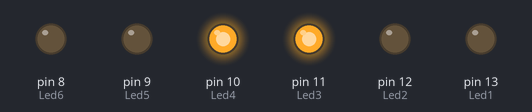
The sketch below on a simulated Arduino Uno, built with avr-gcc and run on an emulated ATmega328P. On the bench: output pins drawn as LEDs (lit = HIGH).

Above: at 1.9 s.
At 6.4 s:
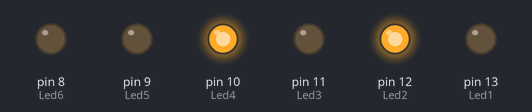
At 11.4 s:
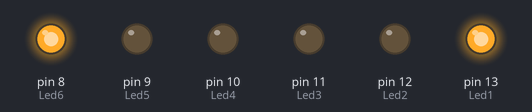
At 16.4 s:
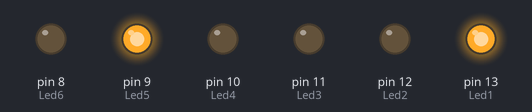
Timing chart, 0 to 26.0 s (numbered marks = the images above):
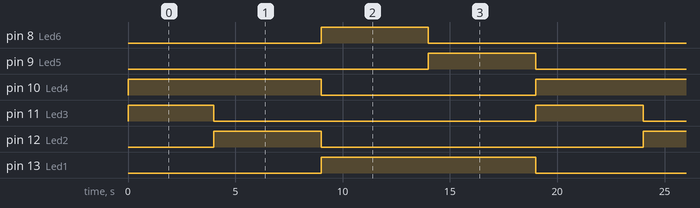

Measured:
- by itself, pin 8 (Led6), pin 9 (Led5), pin 11 (Led3), pin 12 (Led2): alternates HIGH for 5.0 s and LOW for 15.0 s
- by itself, pin 10 (Led4), pin 13 (Led1): alternates HIGH for 10.0 s and LOW for 10.0 s
- by itself, everything shown: repeats every 20.0 s, in 4 steps

The sketch:

TP3_E3_Tudo.ino
```cpp
/////////////////////////////////////////////////
// Ficha Prática 3 Timers - Exercícios:
/////////////////////////////////////////////////

/////////////////////////////////////////////////
// Eduardo Miguel Moreira Junqueira nº30241 ERSC
/////////////////////////////////////////////////

/////////////////////////////////////////////////
// 2-Exercícios-Ex3 https://www.tinkercad.com/things/eBVgjaalExi/editel?sharecode=BIcpQI7pW0gX0q8JKVbl-_G_sKz8ko5_JknXSqpfSew
/////////////////////////////////////////////////

//////////////////////////////////////////////////////////////////////////////
// Ex3:Tudo
//////////////////////////////////////////////////////////////////////////////


//////////////////////////////////////////////////////////////////
// Define I/0 Ports
//////////////////////////////////////////////////////////////////

// Semáforo 1 - Esquerda
#define Led1 13  // Semáforo 1 - Vermelho
#define Led2 12  // Semáforo 1 - Amarelo
#define Led3 11  // Semáforo 1 - Verde

// Semáforo 2 - Direita
#define Led4 10  // Semáforo 2 - Vermelho
#define Led5 9   // Semáforo 2 - Amarelo
#define Led6 8   // Semáforo 2 - Verde

int state = 0;  // Estado atual da FSM (Máquina de Estados Finitos)
int timerCounter = 0;  // Contador de tempo para mudar os estados

//////////////////////////////////////////////////////////////////
//Função para configurar os LEDs (Semáforos)
//////////////////////////////////////////////////////////////////

void setupLights() {
    pinMode(Led1, OUTPUT);  // Semáforo 1 - Vermelho
    pinMode(Led2, OUTPUT);  // Semáforo 1 - Amarelo
    pinMode(Led3, OUTPUT);  // Semáforo 1 - Verde

    pinMode(Led4, OUTPUT);  // Semáforo 2 - Vermelho
    pinMode(Led5, OUTPUT);  // Semáforo 2 - Amarelo
    pinMode(Led6, OUTPUT);  // Semáforo 2 - Verde

    // Inicializar os semáforos para o estado inicial
    digitalWrite(Led1, LOW);  // Semáforo 1 - Vermelho
    digitalWrite(Led2, LOW);  // Semáforo 1 - Amarelo
    digitalWrite(Led3, LOW);  // Semáforo 1 - Verde

    digitalWrite(Led4, LOW);  // Semáforo 2 - Vermelho
    digitalWrite(Led5, LOW);  // Semáforo 2 - Amarelo
    digitalWrite(Led6, LOW);  // Semáforo 2 - Verde
}

//////////////////////////////////////////////////////////////////
// Configuração do Timer 1
//////////////////////////////////////////////////////////////////

void initTimer1Int()
{
    noInterrupts();               // Desativa interrupções globais

    TCCR1A = 0;                   // Modo Normal
    TCCR1B = 0;                   // Limpar o registo
    TCCR1B |= (1 << WGM12);       // CTC Mode (Clear Timer on Compare Match)
    TCCR1B |= (1 << CS12) | (1 << CS10);  // Prescaler de 1024

    OCR1A = 15625 - 1;            // Interrupção a cada 1 segundo (16MHz/1024)

    TIMSK1 |= (1 << OCIE1A);      // Habilita interrupção de comparação do Timer 1
    interrupts();                 // Ativa interrupções globais
}

//////////////////////////////////////////////////////////////////
// Rotina de Interrupção (ISR) para o Timer 1
//////////////////////////////////////////////////////////////////

ISR(TIMER1_COMPA_vect)
{
    timerCounter++;  // Incrementa o contador de tempo a cada 1 segundo

    if (timerCounter >= 5) {
        state++;  // Muda de estado a cada 5 segundos
        if (state > 3) {
            state = 0;  // Volta ao estado inicial após o último estado
        }
        timerCounter = 0;  // Reinicia o contador de tempo
    }

    // Atualiza os semáforos conforme o estado
    updateLights();
}

//////////////////////////////////////////////////////////////////
// Função para atualizar os semáforos conforme o estado
//////////////////////////////////////////////////////////////////

void updateLights()
{
    switch (state)
    {
        case 0:  // Semáforo 1 Verde (4s) e Semáforo 2 Vermelho
            digitalWrite(Led1, LOW);   // Semáforo 1 - Vermelho
            digitalWrite(Led2, LOW);   // Semáforo 1 - Amarelo
            digitalWrite(Led3, HIGH);  // Semáforo 1 - Verde

            digitalWrite(Led4, HIGH);  // Semáforo 2 - Vermelho
            digitalWrite(Led5, LOW);   // Semáforo 2 - Amarelo
            digitalWrite(Led6, LOW);   // Semáforo 2 - Verde
            break;

        case 1:  // Semáforo 1 Amarelo (1s) e Semáforo 2 Vermelho
            digitalWrite(Led1, LOW);   // Semáforo 1 - Vermelho
            digitalWrite(Led2, HIGH);  // Semáforo 1 - Amarelo
            digitalWrite(Led3, LOW);   // Semáforo 1 - Verde

            digitalWrite(Led4, HIGH);  // Semáforo 2 - Vermelho
            digitalWrite(Led5, LOW);   // Semáforo 2 - Amarelo
            digitalWrite(Led6, LOW);   // Semáforo 2 - Verde
            break;

        case 2:  // Semáforo 1 Vermelho (4s) e Semáforo 2 Verde
            digitalWrite(Led1, HIGH);  // Semáforo 1 - Vermelho
            digitalWrite(Led2, LOW);   // Semáforo 1 - Amarelo
            digitalWrite(Led3, LOW);   // Semáforo 1 - Verde

            digitalWrite(Led4, LOW);   // Semáforo 2 - Vermelho
            digitalWrite(Led5, LOW);   // Semáforo 2 - Amarelo
            digitalWrite(Led6, HIGH);  // Semáforo 2 - Verde
            break;

        case 3:  // Semáforo 1 Vermelho (1s) e Semáforo 2 Amarelo
            digitalWrite(Led1, HIGH);  // Semáforo 1 - Vermelho
            digitalWrite(Led2, LOW);   // Semáforo 1 - Amarelo
            digitalWrite(Led3, LOW);   // Semáforo 1 - Verde

            digitalWrite(Led4, LOW);   // Semáforo 2 - Vermelho
            digitalWrite(Led5, HIGH);  // Semáforo 2 - Amarelo
            digitalWrite(Led6, LOW);   // Semáforo 2 - Verde
            break;
    }
}

//////////////////////////////////////////////////////////////////
// Função Setup - Inicialização
//////////////////////////////////////////////////////////////////

void setup()
{
    setupLights();  // Configura os pinos dos LEDs
    initTimer1Int();  // Inicializa o Timer 1
}

//////////////////////////////////////////////////////////////////
// Função Loop - Não precisa fazer nada aqui pois a lógica está na interrupção
//////////////////////////////////////////////////////////////////

void loop()
{
    // A lógica de controle dos semáforos ocorre na interrupção.
}
```
